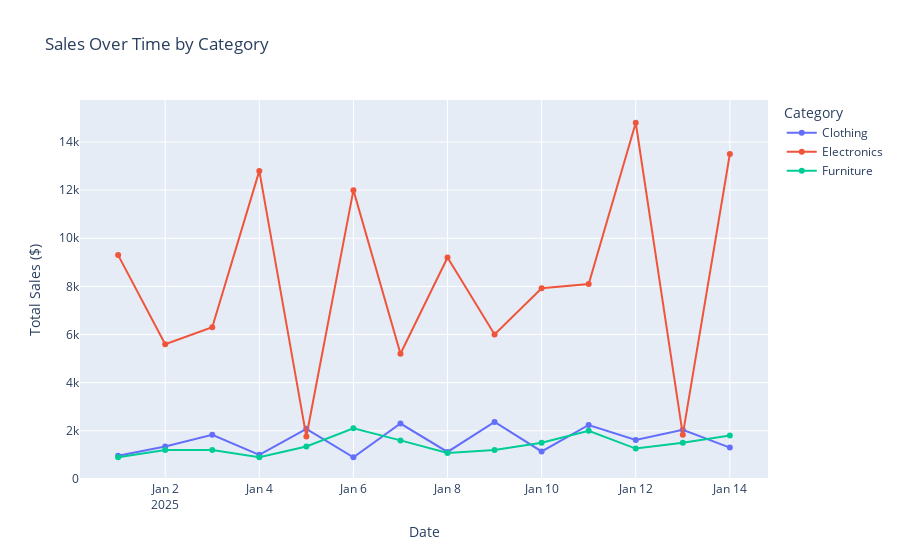

Write notebook code for a chart like this one.
### Code cell
fig = px.line(
    daily_sales_by_category,
    x='Date',
    y='Total_Sales',
    color='Category',  ## creates separate lines for each category
    title='Sales Over Time by Category',
    labels={'Total_Sales': 'Total Sales ($)', 'Date': 'Date'},
    markers=True
)

fig.show()

### Figure 1 — Plotly figure (JSON) as saved in the notebook; plotly's stock layout.template omitted (floating-point values rounded to 4 significant figures)
{"data": [{"hovertemplate": "Category=Clothing<br>Date=%{x}<br>Total Sales ($)=%{y}<extra></extra>", "legendgroup": "Clothing", "line": {"color": "#636efa", "dash": "solid"}, "marker": {"symbol": "circle"}, "mode": "lines+markers", "name": "Clothing", "orientation": "v", "showlegend": true, "type": "scatter", "x": ["2025-01-01", "2025-01-02", "2025-01-03", "2025-01-04", "2025-01-05", "2025-01-06", "2025-01-07", "2025-01-08", "2025-01-09", "2025-01-10", "2025-01-11", "2025-01-12", "2025-01-13", "2025-01-14"], "xaxis": "x", "y": [959.9, 1350.0, 1830.0, 999.9, 2080.0, 899.7, 2300.0, 1120.0, 2370.0, 1140.0, 2240.0, 1620.0, 2040.0, 1300.0], "yaxis": "y"}, {"hovertemplate": "Category=Electronics<br>Date=%{x}<br>Total Sales ($)=%{y}<extra></extra>", "legendgroup": "Electronics", "line": {"color": "#EF553B", "dash": "solid"}, "marker": {"symbol": "circle"}, "mode": "lines+markers", "name": "Electronics", "orientation": "v", "showlegend": true, "type": "scatter", "x": ["2025-01-01", "2025-01-02", "2025-01-03", "2025-01-04", "2025-01-05", "2025-01-06", "2025-01-07", "2025-01-08", "2025-01-09", "2025-01-10", "2025-01-11", "2025-01-12", "2025-01-13", "2025-01-14"], "xaxis": "x", "y": [9300.0, 5600.0, 6300.0, 12800.0, 1760.0, 12000.0, 5200.0, 9200.0, 6000.0, 7920.0, 8100.0, 14800.0, 1840.0, 13500.0], "yaxis": "y"}, {"hovertemplate": "Category=Furniture<br>Date=%{x}<br>Total Sales ($)=%{y}<extra></extra>", "legendgroup": "Furniture", "line": {"color": "#00cc96", "dash": "solid"}, "marker": {"symbol": "circle"}, "mode": "lines+markers", "name": "Furniture", "orientation": "v", "showlegend": true, "type": "scatter", "x": ["2025-01-01", "2025-01-02", "2025-01-03", "2025-01-04", "2025-01-05", "2025-01-06", "2025-01-07", "2025-01-08", "2025-01-09", "2025-01-10", "2025-01-11", "2025-01-12", "2025-01-13", "2025-01-14"], "xaxis": "x", "y": [899.9, 1200.0, 1200.0, 900.0, 1350.0, 2100.0, 1600.0, 1080.0, 1200.0, 1500.0, 2000.0, 1260.0, 1500.0, 1800.0], "yaxis": "y"}], "layout": {"legend": {"title": {"text": "Category"}, "tracegroupgap": 0}, "title": {"text": "Sales Over Time by Category"}, "xaxis": {"anchor": "y", "domain": [0, 1], "title": {"text": "Date"}}, "yaxis": {"anchor": "x", "domain": [0, 1], "title": {"text": "Total Sales ($)"}}}}
